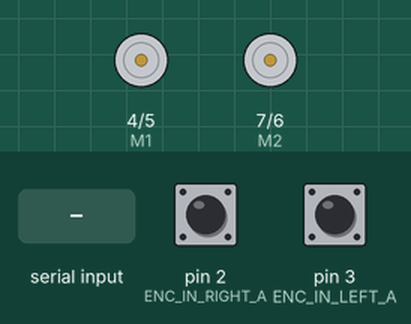
A sketch run on a simulated Arduino Uno, built with avr-gcc and run on an emulated ATmega328P. Shown: direction and speed pins drawn as motors (green arrow = direction pin HIGH = forward, orange = LOW = backward, longer = more drive). The inputs (shaded band) are chosen by the test bench; at power-on: pin 2 (ENC_IN_RIGHT_A) HIGH, pin 3 (ENC_IN_LEFT_A) HIGH.

Above: at 1.2 s.
1.3 s: "c 1\n" received over Serial
At 2.8 s:
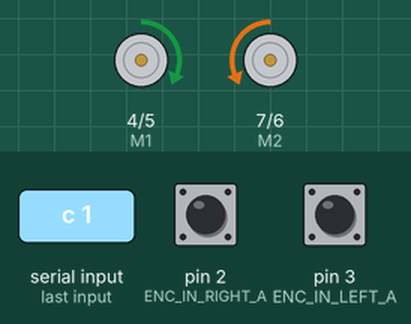
3.8 s: "o 1\n" received over Serial
At 5.9 s:
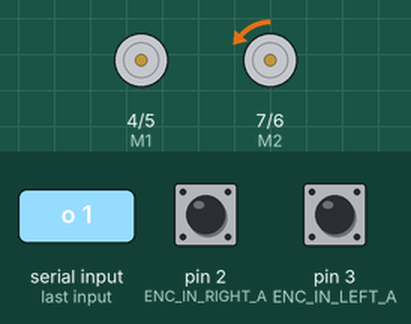
6.3 s: "o 150\n" received over Serial
At 7.8 s:
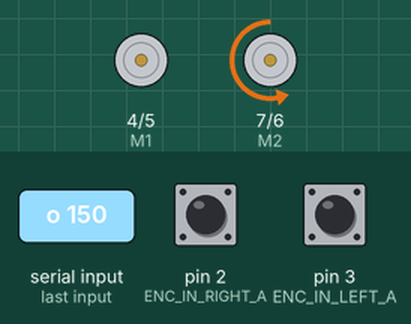
8.8 s: "c" received over Serial
At 10.8 s:
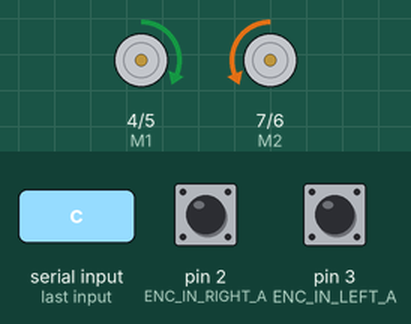
Timing chart, 0 to 12.3 s (numbered marks = the images above; inputs shaded):
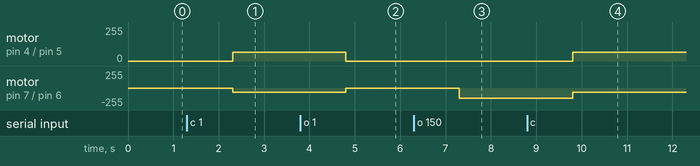

Measured:
- after the input at 1.3 s, motor on pin 4 (M1) / pin 5 (E1): stopped → forward 65/255 after 1.0 s; motor on pin 7 (M2) / pin 6 (E2): stopped → backward 65/255 after 1.0 s
- after the input at 3.8 s, motor on pin 4 (M1) / pin 5 (E1): forward 65/255 → stopped after 1.0 s; motor on pin 7 (M2) / pin 6 (E2): backward 65/255 → backward 1/255 after 1.0 s
- after the input at 6.3 s, motor on pin 7 (M2) / pin 6 (E2): backward 1/255 → backward 150/255 after 1.0 s
- after the input at 8.8 s, motor on pin 4 (M1) / pin 5 (E1): stopped → forward 65/255 after 1.0 s; motor on pin 7 (M2) / pin 6 (E2): backward 150/255 → backward 65/255 after 1.0 s

The sketch:

tankbot_motor_driver.ino
```cpp
/*
 * Author:  Amirbahador Moineddini
 * Email:   abmoineddini@gmail.com
 * Project: Differential Drive Rover Motor Driver
 */

// Libraries
#include "ArduPID.h"


// Motor encoder output pulses per 360 degree revolution (measured manually)
#define ENC_COUNT_REV_R 180
#define ENC_COUNT_REV_L 180

// Setting Pin
#define ENC_IN_RIGHT_A 2    // right motor encoders
#define ENC_IN_RIGHT_B 9
#define ENC_IN_LEFT_A 3     // left motor encoders
#define ENC_IN_LEFT_B 11
const int E1 = 5;           // right motor speed (PWM)
const int M1 = 4;           // right motor direction pin
const int E2 = 6;           // left motor speed (PWM)
const int M2 = 7;           // left motor direction pin

boolean Direction_right = true;   // True = Forward; False = Reverse
boolean Direction_left = true;    // True = Forward; False = Reverse

// Keep track of the number of right wheel pulses
volatile long right_wheel_pulse_count = 0;
volatile long left_wheel_pulse_count = 0;

// One-second interval for measurements
int interval = 1000;

// Counters for milliseconds during interval
long previousMillis = 0;
long currentMillis = 0;

// Variable for RPM measuerment
float rpm_right = 0;
float rpm_left = 0;

// Linear velocity conversions
const float rpm_to_linear_velocity = 0.005445;  // Conversion constant
float ang_velocity_right_deg_left = 0;
float ang_velocity_right_deg_right = 0;

// Setting up PID Controller
ArduPID Speed_Controller_R;
double setpoint_R = 0;
double input_R;
double output_R;

ArduPID Speed_Controller_L;
double setpoint_L = 0;
double input_L;
double output_L;

double p = 0.10;
double i = 0.000015;
double d = 0.000015;

const double maxOutput = 255;
const double minOutput = 50;

const double maxKi = 255;
const double minKi = 65;

// The command setup
String msg;
String control_type = "n";
int speed_left_set = 0;
int speed_right_set = 0;

void setup() {
  Serial.begin(9600);

  // Setting pin modes
  pinMode(M1, OUTPUT);
  pinMode(M2, OUTPUT);

  pinMode(ENC_IN_RIGHT_A , INPUT_PULLUP);
  pinMode(ENC_IN_RIGHT_B , INPUT);

  pinMode(ENC_IN_LEFT_A , INPUT_PULLUP);
  pinMode(ENC_IN_LEFT_B , INPUT);

  digitalWrite(M1,HIGH);
  digitalWrite(M2, LOW);
  analogWrite(E1, 0);   //PWM Speed Control
  analogWrite(E2, 0);   //PWM Speed Control

  Speed_Controller_R.begin(&input_R, &output_R, &setpoint_R, p, i, d);
  Speed_Controller_R.setOutputLimits(minOutput, maxOutput);
  Speed_Controller_R.setOutputLimits(minKi, maxKi);

  Speed_Controller_L.begin(&input_L, &output_L, &setpoint_L, p, i, d);
  Speed_Controller_L.setOutputLimits(minOutput, maxOutput);
  Speed_Controller_L.setOutputLimits(minKi, maxKi);


  // Every time the pin goes high, this is a pulse
  attachInterrupt(digitalPinToInterrupt(ENC_IN_RIGHT_A), right_wheel_pulse, CHANGE);
  attachInterrupt(digitalPinToInterrupt(ENC_IN_LEFT_A), left_wheel_pulse, CHANGE);

}

void loop() {
  if(Serial.available()!=0){
  msg = Serial.readString();
  // Serial.println(msg);
  control_type = msg.substring(0, 1);
  String L_command = msg.substring(2,msg.indexOf(" ", 3));
  String R_command = msg.substring(msg.indexOf(" ", 3)+1);
  speed_left_set = L_command.toInt();
  speed_right_set = R_command.toInt();

  // Serial.print("type: ");
  // Serial.println(control_type);
  // Serial.print("L-Command: ");
  // Serial.println(speed_left_set);
  // Serial.print("R-Command: ");
  // Serial.println(speed_right_set);
  }

  // close loop control
  if (control_type=="c"){
    // Record the time
    currentMillis = millis();

    // If one second has passed, print the number of pulses
    if (currentMillis - previousMillis > interval) {

      previousMillis = currentMillis;

      // Calculate revolutions per minute
      rpm_right = (float)((right_wheel_pulse_count * 60 / ENC_COUNT_REV_R));
      rpm_left = (float)((left_wheel_pulse_count * 60 / ENC_COUNT_REV_L));
      ang_velocity_right_deg_right = rpm_right * rpm_to_linear_velocity;
      ang_velocity_right_deg_left = rpm_left * rpm_to_linear_velocity;


      // Serial.print(" L-Pulses: ");
      // Serial.print(left_wheel_pulse_count);
      // Serial.print("   |   R-Pulses: ");
      // Serial.println(right_wheel_pulse_count);

      // Serial.print(" L-Speed: ");
      // Serial.print(rpm_left);
      // Serial.print(" RPM");
      // Serial.print("    |    R-Speed: ");
      // Serial.print(rpm_right);
      // Serial.println(" RPM");

      // Serial.print(" L-PWM: ");
      // Serial.print(output_L);
      // Serial.print("    |    R-PWM: ");
      // Serial.println(output_R);

      // Serial.print(" V-L: ");
      // Serial.print(ang_velocity_right_deg_left);
      // Serial.print(" m/s");
      // Serial.print("    |    V-R: ");
      // Serial.println(ang_velocity_right_deg_right);
      // Serial.print(" m/s");
      // Serial.println("");

      right_wheel_pulse_count = 0;
      left_wheel_pulse_count = 0;
    }
    if(speed_right_set<0){
      digitalWrite(M1,LOW); // rotating backwards right wheel
    }
    else{
      digitalWrite(M1,HIGH); // rotating forwards right wheel
    }

    if(speed_left_set<0){
      digitalWrite(M2, HIGH); // rotating backwards left wheel
    }
    else{
      digitalWrite(M2, LOW);
    }
    input_L = rpm_left;
    input_R = rpm_right;
    setpoint_L = abs(speed_left_set);
    setpoint_R = abs(speed_right_set);

    Speed_Controller_R.compute();
    Speed_Controller_L.compute();

    analogWrite(E1, int(output_R));
    analogWrite(E2, int(output_L));
  }

  // open loop controll
  else if (control_type=="o"){
    if(speed_right_set<0){
      digitalWrite(M1,LOW); // rotating backwards right wheel
    }
    else{
      digitalWrite(M1,HIGH); // rotating forwards right wheel
    }

    if(speed_left_set<0){
      digitalWrite(M2, HIGH); // rotating backwards left wheel
    }
    else{
      digitalWrite(M2, LOW);
    }
    analogWrite(E1, speed_right_set);
    analogWrite(E2, speed_left_set);
  }
  delay(1);
}

// Increment the number of pulses by 1
void right_wheel_pulse() {

  // Read the value for the encoder for the right wheel
  int val = digitalRead(ENC_IN_RIGHT_B);

  if(val == HIGH) {
    Direction_right = false; // Reverse
  }
  else {
    Direction_right = true; // Forward
  }

  if (Direction_right) {
    right_wheel_pulse_count++;
  }
  else {
    right_wheel_pulse_count--;
  }
}

void left_wheel_pulse() {

  // Read the value for the encoder for the right wheel
  int val = digitalRead(ENC_IN_LEFT_B);

  if(val == HIGH) {
    Direction_left = false; // Reverse
  }
  else {
    Direction_left = true; // Forward
  }

  if (Direction_left) {
    left_wheel_pulse_count++;
  }
  else {
    left_wheel_pulse_count--;
  }
}
```
